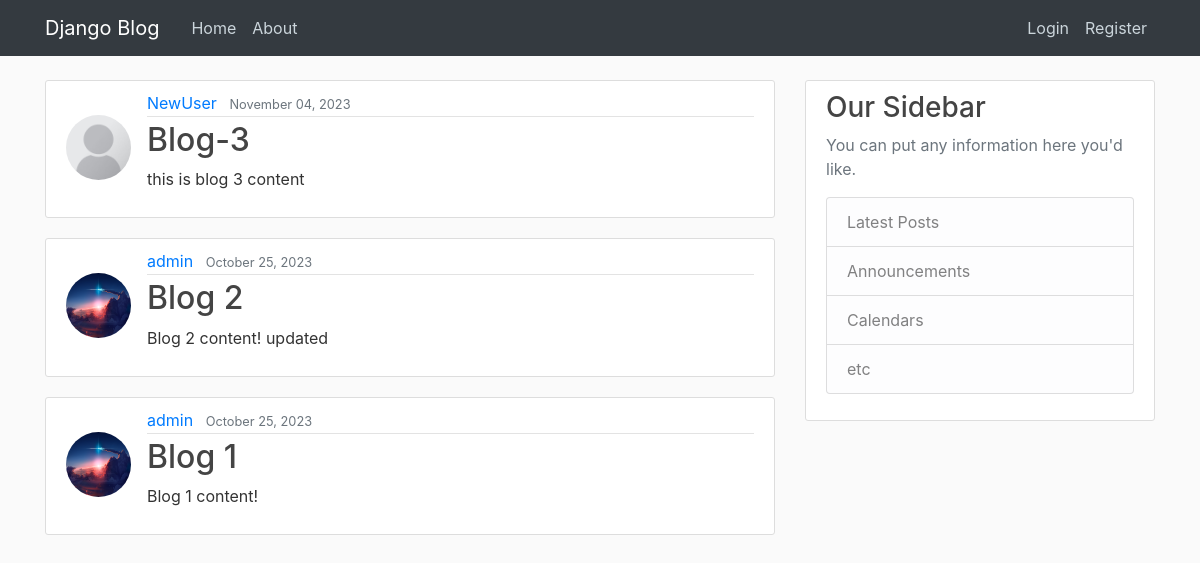
The page / on the database its author committed.
### blog_app/models.py (models this page shows, shortened)
class Post(models.Model):
    title=models.CharField(max_length=100)
    content=models.TextField()
    date_posted=models.DateTimeField(default=timezone.now)
    author=models.ForeignKey(User, on_delete=models.CASCADE)

### users/models.py (models this page shows, shortened)
class Profile(models.Model):
    user=models.OneToOneField(User, on_delete=models.CASCADE)
    image=models.ImageField(default='default.jpg', upload_to='profile_pics')

### blog_app/views.py (the view)
# urls.py: path('',PostListView.as_view(), name='blog-home'),
class PostListView(ListView):
    model= Post
    template_name= 'blog_app/home.html'
    context_object_name= 'posts'
    ordering=['-date_posted']

### blog_app/templates/blog_app/home.html
{% extends "base.html" %}
{% block content %}
    {% for post in posts %}
        <article class="media content-section">
            <img class='rounded-circle article-img mt-4' src="{{post.author.profile.image.url}}" alt="">
            <div class="media-body">
                <div class="article-metadata">
                    <a class="mr-2" href="#">{{ post.author }}</a>
                    <small class="text-muted">{{ post.date_posted | date:"F d, Y" }}</small>
                </div>
            <h2><a class="article-title" href="#">{{ post.title }}</a></h2>
            <p class="article-content">{{ post.content }}</p>
            </div>
        </article>
    {% endfor %}
{% endblock content %}

### static/blog/main.css (style rules this page uses)
body { background: #fafafa; color: #333333; margin-top: 5rem; }
h1, h2, h3, h4, h5, h6 { color: #444444; }
.content-section { background: #ffffff; padding: 10px 20px; border: 1px solid #dddddd; border-radius: 3px; margin-bottom: 20px; }
.article-title { color: #444444; }
.article-content { white-space: pre-line; }
.article-img { height: 65px; width: 65px; margin-right: 16px; }
.article-metadata { padding-bottom: 1px; margin-bottom: 4px; border-bottom: 1px solid #e3e3e3 }

### rows shown on the page
Post: author.profile.image (placeholder picture), author "NewUser", date_posted "November 04, 2023", title "Blog-3", content "this is blog 3 content"
Post: author.profile.image (picture), author "admin", date_posted "October 25, 2023", title "Blog 2", content "Blog 2 content! updated"
Post: author.profile.image (picture), author "admin", date_posted "October 25, 2023", title "Blog 1", content "Blog 1 content!"
